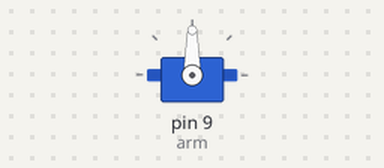
This sketch was run on a simulated Arduino Uno, built with avr-gcc and run on an emulated ATmega328P. On the bench: servo.

Above: at 0.1 s.
At 0.6 s:
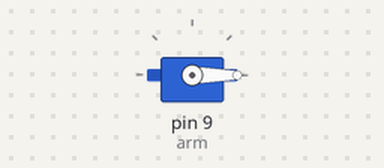
Timing chart, 0 to 2.1 s (numbered marks = the images above):
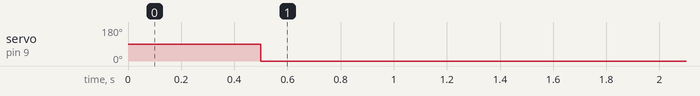

The sketch:

servo.ino
```cpp
#include <Servo.h>
Servo arm;

void setup() {
  arm.attach(9);
  arm.write(90);
  delay(500);
  arm.write(0);
}

void loop() {
}
```

Measured:
- by itself, servo on pin 9 (arm): 90° → 0° at 0.50 s
